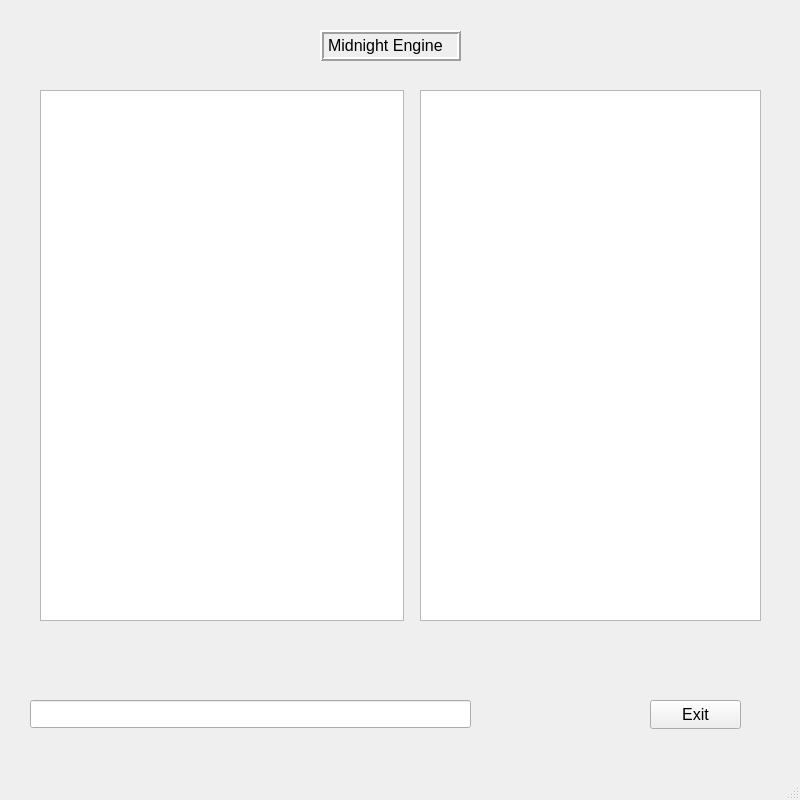
<?xml version="1.0" encoding="UTF-8"?>
<ui version="4.0">
 <class>ApplicationWindow</class>
 <widget class="QMainWindow" name="ApplicationWindow">
  <property name="geometry">
   <rect>
    <x>0</x>
    <y>0</y>
    <width>800</width>
    <height>800</height>
   </rect>
  </property>
  <property name="sizePolicy">
   <sizepolicy hsizetype="Fixed" vsizetype="Fixed">
    <horstretch>0</horstretch>
    <verstretch>0</verstretch>
   </sizepolicy>
  </property>
  <property name="minimumSize">
   <size>
    <width>800</width>
    <height>800</height>
   </size>
  </property>
  <property name="maximumSize">
   <size>
    <width>800</width>
    <height>800</height>
   </size>
  </property>
  <property name="palette">
   <palette>
    <active>
     <colorrole role="WindowText">
      <brush brushstyle="SolidPattern">
       <color alpha="255">
        <red>255</red>
        <green>255</green>
        <blue>255</blue>
       </color>
      </brush>
     </colorrole>
     <colorrole role="Button">
      <brush brushstyle="SolidPattern">
       <color alpha="255">
        <red>61</red>
        <green>56</green>
        <blue>70</blue>
       </color>
      </brush>
     </colorrole>
     <colorrole role="Light">
      <brush brushstyle="SolidPattern">
       <color alpha="255">
        <red>92</red>
        <green>84</green>
        <blue>105</blue>
       </color>
      </brush>
     </colorrole>
     <colorrole role="Midlight">
      <brush brushstyle="SolidPattern">
       <color alpha="255">
        <red>76</red>
        <green>70</green>
        <blue>87</blue>
       </color>
      </brush>
     </colorrole>
     <colorrole role="Dark">
      <brush brushstyle="SolidPattern">
       <color alpha="255">
        <red>31</red>
        <green>28</green>
        <blue>35</blue>
       </color>
      </brush>
     </colorrole>
     <colorrole role="Mid">
      <brush brushstyle="SolidPattern">
       <color alpha="255">
        <red>41</red>
        <green>37</green>
        <blue>47</blue>
       </color>
      </brush>
     </colorrole>
     <colorrole role="Text">
      <brush brushstyle="SolidPattern">
       <color alpha="255">
        <red>255</red>
        <green>255</green>
        <blue>255</blue>
       </color>
      </brush>
     </colorrole>
     <colorrole role="BrightText">
      <brush brushstyle="SolidPattern">
       <color alpha="255">
        <red>255</red>
        <green>255</green>
        <blue>255</blue>
       </color>
      </brush>
     </colorrole>
     <colorrole role="ButtonText">
      <brush brushstyle="SolidPattern">
       <color alpha="255">
        <red>255</red>
        <green>255</green>
        <blue>255</blue>
       </color>
      </brush>
     </colorrole>
     <colorrole role="Base">
      <brush brushstyle="SolidPattern">
       <color alpha="255">
        <red>0</red>
        <green>0</green>
        <blue>0</blue>
       </color>
      </brush>
     </colorrole>
     <colorrole role="Window">
      <brush brushstyle="SolidPattern">
       <color alpha="255">
        <red>61</red>
        <green>56</green>
        <blue>70</blue>
       </color>
      </brush>
     </colorrole>
     <colorrole role="Shadow">
      <brush brushstyle="SolidPattern">
       <color alpha="255">
        <red>0</red>
        <green>0</green>
        <blue>0</blue>
       </color>
      </brush>
     </colorrole>
     <colorrole role="AlternateBase">
      <brush brushstyle="SolidPattern">
       <color alpha="255">
        <red>30</red>
        <green>28</green>
        <blue>35</blue>
       </color>
      </brush>
     </colorrole>
     <colorrole role="ToolTipBase">
      <brush brushstyle="SolidPattern">
       <color alpha="255">
        <red>255</red>
        <green>255</green>
        <blue>220</blue>
       </color>
      </brush>
     </colorrole>
     <colorrole role="ToolTipText">
      <brush brushstyle="SolidPattern">
       <color alpha="255">
        <red>0</red>
        <green>0</green>
        <blue>0</blue>
       </color>
      </brush>
     </colorrole>
    </active>
    <inactive>
     <colorrole role="WindowText">
      <brush brushstyle="SolidPattern">
       <color alpha="255">
        <red>0</red>
        <green>0</green>
        <blue>0</blue>
       </color>
      </brush>
     </colorrole>
     <colorrole role="Button">
      <brush brushstyle="SolidPattern">
       <color alpha="255">
        <red>239</red>
        <green>239</green>
        <blue>239</blue>
       </color>
      </brush>
     </colorrole>
     <colorrole role="Light">
      <brush brushstyle="SolidPattern">
       <color alpha="255">
        <red>255</red>
        <green>255</green>
        <blue>255</blue>
       </color>
      </brush>
     </colorrole>
     <colorrole role="Midlight">
      <brush brushstyle="SolidPattern">
       <color alpha="255">
        <red>202</red>
        <green>202</green>
        <blue>202</blue>
       </color>
      </brush>
     </colorrole>
     <colorrole role="Dark">
      <brush brushstyle="SolidPattern">
       <color alpha="255">
        <red>159</red>
        <green>159</green>
        <blue>159</blue>
       </color>
      </brush>
     </colorrole>
     <colorrole role="Mid">
      <brush brushstyle="SolidPattern">
       <color alpha="255">
        <red>184</red>
        <green>184</green>
        <blue>184</blue>
       </color>
      </brush>
     </colorrole>
     <colorrole role="Text">
      <brush brushstyle="SolidPattern">
       <color alpha="255">
        <red>0</red>
        <green>0</green>
        <blue>0</blue>
       </color>
      </brush>
     </colorrole>
     <colorrole role="BrightText">
      <brush brushstyle="SolidPattern">
       <color alpha="255">
        <red>255</red>
        <green>255</green>
        <blue>255</blue>
       </color>
      </brush>
     </colorrole>
     <colorrole role="ButtonText">
      <brush brushstyle="SolidPattern">
       <color alpha="255">
        <red>0</red>
        <green>0</green>
        <blue>0</blue>
       </color>
      </brush>
     </colorrole>
     <colorrole role="Base">
      <brush brushstyle="SolidPattern">
       <color alpha="255">
        <red>255</red>
        <green>255</green>
        <blue>255</blue>
       </color>
      </brush>
     </colorrole>
     <colorrole role="Window">
      <brush brushstyle="SolidPattern">
       <color alpha="255">
        <red>239</red>
        <green>239</green>
        <blue>239</blue>
       </color>
      </brush>
     </colorrole>
     <colorrole role="Shadow">
      <brush brushstyle="SolidPattern">
       <color alpha="255">
        <red>118</red>
        <green>118</green>
        <blue>118</blue>
       </color>
      </brush>
     </colorrole>
     <colorrole role="AlternateBase">
      <brush brushstyle="SolidPattern">
       <color alpha="255">
        <red>247</red>
        <green>247</green>
        <blue>247</blue>
       </color>
      </brush>
     </colorrole>
     <colorrole role="ToolTipBase">
      <brush brushstyle="SolidPattern">
       <color alpha="255">
        <red>255</red>
        <green>255</green>
        <blue>220</blue>
       </color>
      </brush>
     </colorrole>
     <colorrole role="ToolTipText">
      <brush brushstyle="SolidPattern">
       <color alpha="255">
        <red>0</red>
        <green>0</green>
        <blue>0</blue>
       </color>
      </brush>
     </colorrole>
    </inactive>
    <disabled>
     <colorrole role="WindowText">
      <brush brushstyle="SolidPattern">
       <color alpha="255">
        <red>31</red>
        <green>28</green>
        <blue>35</blue>
       </color>
      </brush>
     </colorrole>
     <colorrole role="Button">
      <brush brushstyle="SolidPattern">
       <color alpha="255">
        <red>61</red>
        <green>56</green>
        <blue>70</blue>
       </color>
      </brush>
     </colorrole>
     <colorrole role="Light">
      <brush brushstyle="SolidPattern">
       <color alpha="255">
        <red>92</red>
        <green>84</green>
        <blue>105</blue>
       </color>
      </brush>
     </colorrole>
     <colorrole role="Midlight">
      <brush brushstyle="SolidPattern">
       <color alpha="255">
        <red>76</red>
        <green>70</green>
        <blue>87</blue>
       </color>
      </brush>
     </colorrole>
     <colorrole role="Dark">
      <brush brushstyle="SolidPattern">
       <color alpha="255">
        <red>31</red>
        <green>28</green>
        <blue>35</blue>
       </color>
      </brush>
     </colorrole>
     <colorrole role="Mid">
      <brush brushstyle="SolidPattern">
       <color alpha="255">
        <red>41</red>
        <green>37</green>
        <blue>47</blue>
       </color>
      </brush>
     </colorrole>
     <colorrole role="Text">
      <brush brushstyle="SolidPattern">
       <color alpha="255">
        <red>31</red>
        <green>28</green>
        <blue>35</blue>
       </color>
      </brush>
     </colorrole>
     <colorrole role="BrightText">
      <brush brushstyle="SolidPattern">
       <color alpha="255">
        <red>255</red>
        <green>255</green>
        <blue>255</blue>
       </color>
      </brush>
     </colorrole>
     <colorrole role="ButtonText">
      <brush brushstyle="SolidPattern">
       <color alpha="255">
        <red>31</red>
        <green>28</green>
        <blue>35</blue>
       </color>
      </brush>
     </colorrole>
     <colorrole role="Base">
      <brush brushstyle="SolidPattern">
       <color alpha="255">
        <red>61</red>
        <green>56</green>
        <blue>70</blue>
       </color>
      </brush>
     </colorrole>
     <colorrole role="Window">
      <brush brushstyle="SolidPattern">
       <color alpha="255">
        <red>61</red>
        <green>56</green>
        <blue>70</blue>
       </color>
      </brush>
     </colorrole>
     <colorrole role="Shadow">
      <brush brushstyle="SolidPattern">
       <color alpha="255">
        <red>177</red>
        <green>177</green>
        <blue>177</blue>
       </color>
      </brush>
     </colorrole>
     <colorrole role="AlternateBase">
      <brush brushstyle="SolidPattern">
       <color alpha="255">
        <red>247</red>
        <green>247</green>
        <blue>247</blue>
       </color>
      </brush>
     </colorrole>
     <colorrole role="ToolTipBase">
      <brush brushstyle="SolidPattern">
       <color alpha="255">
        <red>255</red>
        <green>255</green>
        <blue>220</blue>
       </color>
      </brush>
     </colorrole>
     <colorrole role="ToolTipText">
      <brush brushstyle="SolidPattern">
       <color alpha="255">
        <red>0</red>
        <green>0</green>
        <blue>0</blue>
       </color>
      </brush>
     </colorrole>
    </disabled>
   </palette>
  </property>
  <property name="font">
   <font>
    <pointsize>12</pointsize>
   </font>
  </property>
  <property name="windowTitle">
   <string>Sandbox</string>
  </property>
  <property name="autoFillBackground">
   <bool>false</bool>
  </property>
  <widget class="QWidget" name="centralwidget">
   <property name="focusPolicy">
    <enum>Qt::StrongFocus</enum>
   </property>
   <widget class="QPushButton" name="exitButton">
    <property name="geometry">
     <rect>
      <x>650</x>
      <y>700</y>
      <width>91</width>
      <height>29</height>
     </rect>
    </property>
    <property name="text">
     <string>Exit</string>
    </property>
   </widget>
   <widget class="QLineEdit" name="input">
    <property name="geometry">
     <rect>
      <x>30</x>
      <y>700</y>
      <width>441</width>
      <height>28</height>
     </rect>
    </property>
   </widget>
   <widget class="QStackedWidget" name="display_layers">
    <property name="geometry">
     <rect>
      <x>10</x>
      <y>10</y>
      <width>781</width>
      <height>650</height>
     </rect>
    </property>
    <property name="sizePolicy">
     <sizepolicy hsizetype="Expanding" vsizetype="Expanding">
      <horstretch>0</horstretch>
      <verstretch>0</verstretch>
     </sizepolicy>
    </property>
    <property name="currentIndex">
     <number>1</number>
    </property>
    <widget class="QWidget" name="intro">
     <widget class="Night::IntroPicture" name="intro_picture">
      <property name="geometry">
       <rect>
        <x>10</x>
        <y>0</y>
        <width>740</width>
        <height>560</height>
       </rect>
      </property>
      <property name="sizePolicy">
       <sizepolicy hsizetype="Expanding" vsizetype="Expanding">
        <horstretch>0</horstretch>
        <verstretch>0</verstretch>
       </sizepolicy>
      </property>
     </widget>
     <widget class="QLabel" name="label">
      <property name="geometry">
       <rect>
        <x>450</x>
        <y>520</y>
        <width>291</width>
        <height>31</height>
       </rect>
      </property>
      <property name="font">
       <font>
        <pointsize>16</pointsize>
        <italic>true</italic>
        <bold>true</bold>
       </font>
      </property>
      <property name="text">
       <string>Hit &lt;Space Bar&gt; to Continue</string>
      </property>
     </widget>
    </widget>
    <widget class="QWidget" name="output_text_display">
     <widget class="Night::TextOutput" name="text_display">
      <property name="geometry">
       <rect>
        <x>30</x>
        <y>80</y>
        <width>364</width>
        <height>531</height>
       </rect>
      </property>
      <property name="minimumSize">
       <size>
        <width>364</width>
        <height>531</height>
       </size>
      </property>
      <property name="maximumSize">
       <size>
        <width>364</width>
        <height>531</height>
       </size>
      </property>
      <property name="font">
       <font>
        <pointsize>12</pointsize>
        <kerning>false</kerning>
       </font>
      </property>
      <property name="focusPolicy">
       <enum>Qt::NoFocus</enum>
      </property>
      <property name="contextMenuPolicy">
       <enum>Qt::ActionsContextMenu</enum>
      </property>
      <property name="acceptDrops">
       <bool>false</bool>
      </property>
     </widget>
     <widget class="QLabel" name="label_2">
      <property name="geometry">
       <rect>
        <x>310</x>
        <y>20</y>
        <width>141</width>
        <height>31</height>
       </rect>
      </property>
      <property name="focusPolicy">
       <enum>Qt::NoFocus</enum>
      </property>
      <property name="frameShape">
       <enum>QFrame::Box</enum>
      </property>
      <property name="frameShadow">
       <enum>QFrame::Raised</enum>
      </property>
      <property name="lineWidth">
       <number>2</number>
      </property>
      <property name="text">
       <string>Midnight Engine</string>
      </property>
     </widget>
     <widget class="MazeOutput" name="maze_display">
      <property name="geometry">
       <rect>
        <x>410</x>
        <y>80</y>
        <width>341</width>
        <height>531</height>
       </rect>
      </property>
     </widget>
    </widget>
   </widget>
  </widget>
  <widget class="QMenuBar" name="menubar">
   <property name="geometry">
    <rect>
     <x>0</x>
     <y>0</y>
     <width>800</width>
     <height>27</height>
    </rect>
   </property>
  </widget>
  <widget class="QStatusBar" name="statusbar"/>
 </widget>
 <customwidgets>
  <customwidget>
   <class>Night::IntroPicture</class>
   <extends>QGraphicsView</extends>
   <header location="global">source/implementation/output/intropicture.h</header>
  </customwidget>
  <customwidget>
   <class>Night::TextOutput</class>
   <extends>QPlainTextEdit</extends>
   <header location="global">source/implementation/output/textoutput.h</header>
  </customwidget>
  <customwidget>
   <class>MazeOutput</class>
   <extends>QPlainTextEdit</extends>
   <header>source/appImplementation/appOutput/mazeoutput.h</header>
  </customwidget>
 </customwidgets>
 <resources/>
 <connections>
  <connection>
   <sender>exitButton</sender>
   <signal>clicked()</signal>
   <receiver>ApplicationWindow</receiver>
   <slot>close()</slot>
   <hints>
    <hint type="sourcelabel">
     <x>695</x>
     <y>741</y>
    </hint>
    <hint type="destinationlabel">
     <x>399</x>
     <y>399</y>
    </hint>
   </hints>
  </connection>
 </connections>
</ui>
